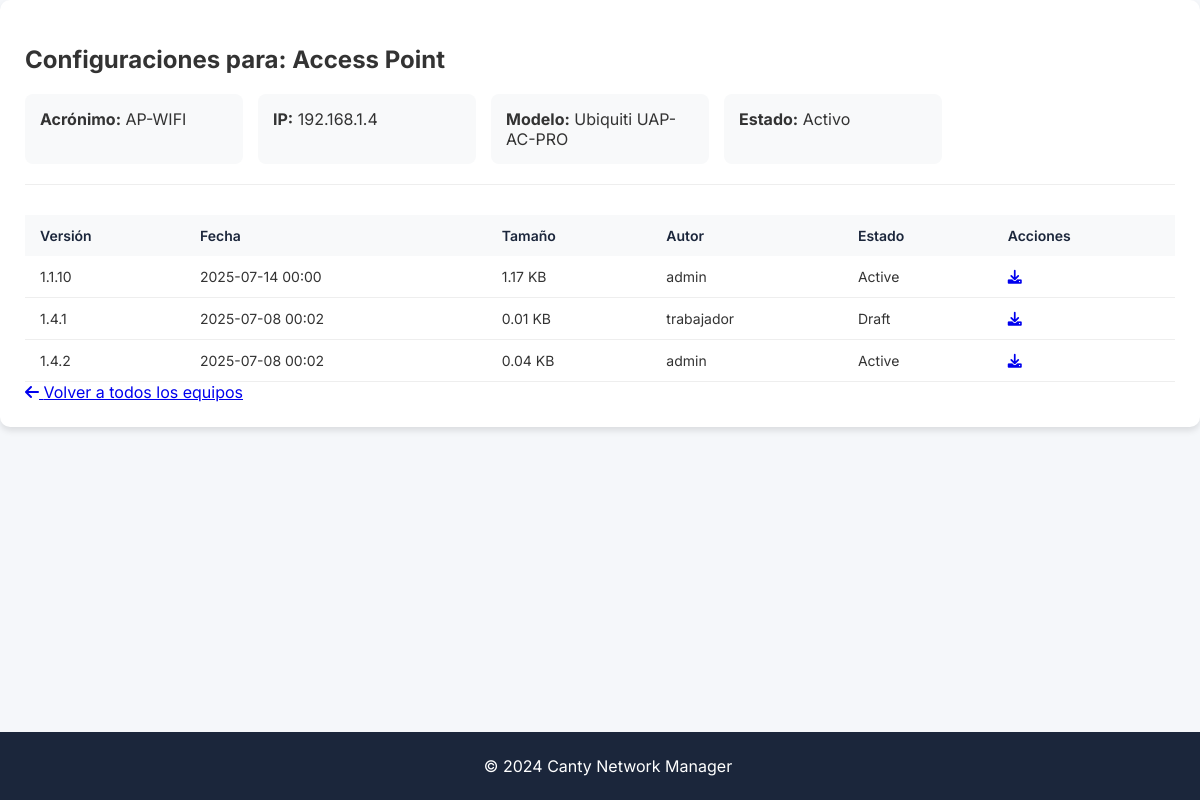
The page /list_version/AP-WIFI (signed in) on the database its author committed.
### tables this page shows
CREATE TABLE Equipo (
        id INTEGER PRIMARY KEY AUTOINCREMENT,
        region TEXT,
        estado TEXT,
        localidad TEXT,
        nombre_equipo TEXT,
        acronimo TEXT UNIQUE,
        ip TEXT UNIQUE,
        modelo TEXT,
        proveedor TEXT
    );

CREATE TABLE "Version" (
                id INTEGER PRIMARY KEY AUTOINCREMENT,
                version TEXT NOT NULL,
                fecha DATETIME NOT NULL,
                tamano REAL NOT NULL,
                autor_id INTEGER NOT NULL,
                status TEXT NOT NULL DEFAULT 'Draft',
                contenido BLOB,
                equipo_id INTEGER NOT NULL,
                archivo_nombre TEXT,
                FOREIGN KEY (autor_id) REFERENCES User_Login(id),
                FOREIGN KEY (equipo_id) REFERENCES Equipo(id)
            );

CREATE TABLE User_Login (
        id INTEGER PRIMARY KEY AUTOINCREMENT,
        usuario TEXT UNIQUE NOT NULL,
        contrasena TEXT NOT NULL,
        tipo_usuario INTEGER NOT NULL,
        FOREIGN KEY (tipo_usuario) REFERENCES Tipo_usuario(id)
    );

### app.py (the view)
@app.route('/list_version/<acronimo>')
@app.route('/equipo/<int:id>/versions')  # Ruta alternativa para compatibilidad
@login_required
def list_version(acronimo):
    try:
        page = max(1, int(request.args.get('page', 1)))
        per_page = int(request.args.get('per_page', '10'))
        with closing(get_db()) as conn:
            equipo = conn.execute('''
                SELECT id, nombre_equipo, acronimo, ip, modelo, estado
                FROM Equipo WHERE acronimo = ?
            ''', (acronimo,)).fetchone()
            if not equipo:
                flash('Equipo no encontrado', 'error')
                return redirect(url_for('list_device'))
            versions_query = '''
                SELECT
                    v.id,
                    v.version,
                    strftime('%Y-%m-%d %H:%M', v.fecha) as fecha_formateada,
                    v.tamano,
                    v.status,
                    u.usuario as autor,
                    v.contenido
                FROM Version v
                JOIN User_Login u ON v.autor_id = u.id
                WHERE v.equipo_id = ?
                ORDER BY v.fecha DESC
                LIMIT ? OFFSET ?
            '''
            count_query = '''
                SELECT COUNT(*)
                FROM Version
                WHERE equipo_id = ?
            '''
            total_versions = conn.execute(count_query, (equipo['id'],)).fetchone()[0]
            versions = conn.execute(
                versions_query,
                (equipo['id'], per_page, (page-1)*per_page)
            ).fetchall()
            total_pages = max(1, (total_versions + per_page - 1) // per_page)
            page = min(page, total_pages)
            return render_template('equipos/version/list_version.html',
                equipo=equipo,
                all_version=versions,
                current_equipo=equipo['id'],
                pagination={
                    'page': page,
                    'per_page': per_page,
                    'total': total_versions,
                    'total_pages': total_pages,
                    'has_next': page < total_pages,
                    'has_prev': page > 1
                }
            )
    except Exception as e:
        logger.error(f"Error en list_version: {str(e)}", exc_info=True)
        flash('Error al listar versiones', 'error')
        return redirect(url_for('dashboard'))

### app.py (called while the page is built)
@login_manager.user_loader
def load_user(user_id):
    with closing(get_db()) as conn:
        user = conn.execute(
            'SELECT id, usuario, tipo_usuario FROM User_Login WHERE id = ?',
            (user_id,)
        ).fetchone()
        if user:
            return User(user['id'], user['usuario'], user['tipo_usuario'])
    return None

def get_db():
    conn = sqlite3.connect(app.config['DATABASE'])
    conn.row_factory = sqlite3.Row
    return conn

@app.context_processor
def inject_user():
    return dict(current_user=current_user)

### templates/equipos/version/list_version.html (shortened to what this page needs)
{% extends "base.html" %}
{% block extra_css %}
<link rel="stylesheet" href="{{ url_for('static', filename='css/dashboard.css') }}">
{% endblock %}
{% block content %}
<div class="version-container">
    <div class="equipo-header">
        <h2>Configuraciones para: {{ equipo.nombre_equipo }}</h2>
        <div class="equipo-info">
            <div class="info-card">
                <strong>Acrónimo:</strong> {{ equipo.acronimo }}
            </div>
            <div class="info-card">
                <strong>IP:</strong> {{ equipo.ip }}
            </div>
            <div class="info-card">
                <strong>Modelo:</strong> {{ equipo.modelo }}
            </div>
            <div class="info-card">
                <strong>Estado:</strong>
                <span class="badge {% if equipo.estado == 'Activo' %}bg-success{% else %}bg-secondary{% endif %}">
                    {{ equipo.estado }}
                </span>
            </div>
        </div>
    </div>
    <div class="table-responsive">
        <table class="table table-striped">
            <thead>
                <tr>
                    <th>Versión</th>
                    <th>Fecha</th>
                    <th>Tamaño</th>
                    <th>Autor</th>
                    <th>Estado</th>
                    <th>Acciones</th>
                </tr>
            </thead>
            <tbody>
                {% for version in all_version %}
                <tr>
                    <td>{{ version.version }}</td>
                    <td>{{ version.fecha_formateada }}</td>
                    <td>{{ "%.2f"|format(version.tamano/1024) }} KB</td>
                    <td>{{ version.autor }}</td>
                    <td>
                        <span class="badge {% if version.status == 'active' %}bg-success{% elif version.status == 'draft' %}bg-warning{% else %}bg-secondary{% endif %}">
                            {{ version.status|capitalize }}
                        </span>
                    </td>
                    <td>
                        <a href="{{ url_for('download_version', id=version.id) }}"
                           class="btn btn-sm btn-primary"
                           title="Descargar configuración">
                            <i class="fas fa-download"></i>
                        </a>
                    </td>
                </tr>
                {% else %}
                <tr>
                    <td colspan="6" class="text-center">No se encontraron versiones para este equipo</td>
                </tr>
                {% endfor %}
            </tbody>
        </table>
    </div>
    <div class="mt-4">
        <a href="{{ url_for('dashboard') }}" class="btn btn-secondary">
            <i class="fas fa-arrow-left"></i> Volver a todos los equipos
        </a>
    </div>
</div>
{% endblock %}

### static/css/base.css (style rules this page uses)
:root { --primary-dark: #1b263b; --primary: #415a77; --primary-light: #778da9; --background: #e0e1dd; --error: #a84e42; --success: #2e7d32; --warning: #ff9800; }
body { font-family: 'Inter', sans-serif; margin: 0; padding: 0; color: #333; min-height: 100vh; display: flex; flex-direction: column; }

### static/css/dashboard.css (style rules this page uses)
body { font-family: 'Inter', sans-serif; margin: 0; padding: 0; background-color: #f5f7fa; color: #333; }
table { width: 100%; border-collapse: collapse; }
th { text-align: left; padding: 12px 15px; background-color: #f8f9fa; color: var(--primary-dark); font-weight: 600; font-size: 14px; }
td { padding: 12px 15px; border-bottom: 1px solid #eee; font-size: 14px; }

### templates/equipos/version/list_version.html (style rules this page uses)
.version-container { background: white; border-radius: 10px; padding: 25px; box-shadow: 0 4px 6px rgba(0,0,0,0.1); margin-bottom: 30px; }
.equipo-header { margin-bottom: 30px; padding-bottom: 20px; border-bottom: 1px solid #eee; }
.equipo-info { display: grid; grid-template-columns: repeat(auto-fill, minmax(200px, 1fr)); gap: 15px; margin-top: 20px; }
.info-card { background: #f8f9fa; padding: 15px; border-radius: 8px; }

### rows shown on the page
Equipo: nombre_equipo "Access Point", acronimo "AP-WIFI", ip "192.168.1.4", modelo "Ubiquiti UAP-AC-PRO", estado "Activo"
Version: version "1.1.10", fecha_formateada "2025-07-14 00:00", version.tamano/1024 "1.17", autor "admin", status "Active"
Version: version "1.4.1", fecha_formateada "2025-07-08 00:02", version.tamano/1024 "0.01", autor "trabajador", status "Draft"
Version: version "1.4.2", fecha_formateada "2025-07-08 00:02", version.tamano/1024 "0.04", autor "admin", status "Active"
